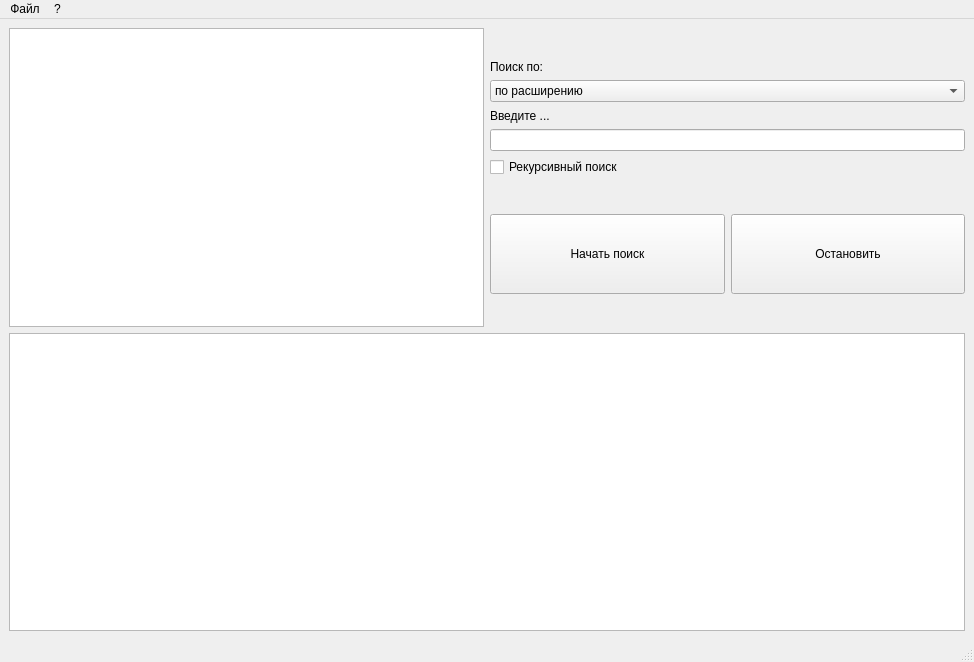
<?xml version="1.0" encoding="UTF-8"?>
<ui version="4.0">
 <class>MainWindow</class>
 <widget class="QMainWindow" name="MainWindow">
  <property name="geometry">
   <rect>
    <x>0</x>
    <y>0</y>
    <width>974</width>
    <height>662</height>
   </rect>
  </property>
  <property name="windowTitle">
   <string>MainWindow</string>
  </property>
  <widget class="QWidget" name="centralwidget">
   <layout class="QVBoxLayout" name="verticalLayout_4">
    <item>
     <layout class="QVBoxLayout" name="verticalLayout_3">
      <item>
       <layout class="QHBoxLayout" name="horizontalLayout_2">
        <item>
         <widget class="QTreeView" name="treeView"/>
        </item>
        <item>
         <layout class="QVBoxLayout" name="verticalLayout_2">
          <item>
           <layout class="QVBoxLayout" name="verticalLayout">
            <item>
             <widget class="QLabel" name="settingSearchLabel">
              <property name="maximumSize">
               <size>
                <width>16777215</width>
                <height>15</height>
               </size>
              </property>
              <property name="text">
               <string>Поиск по:</string>
              </property>
             </widget>
            </item>
            <item>
             <widget class="QComboBox" name="chooseSettingComboBox">
              <item>
               <property name="text">
                <string>по расширению</string>
               </property>
              </item>
              <item>
               <property name="text">
                <string>по бинарным сигнатурам</string>
               </property>
              </item>
              <item>
               <property name="text">
                <string>по строке</string>
               </property>
              </item>
             </widget>
            </item>
            <item>
             <widget class="QLabel" name="entringStringLabel">
              <property name="maximumSize">
               <size>
                <width>16777215</width>
                <height>15</height>
               </size>
              </property>
              <property name="text">
               <string>Введите ...</string>
              </property>
             </widget>
            </item>
            <item>
             <widget class="QLineEdit" name="entringStringlineEdit"/>
            </item>
            <item>
             <widget class="QCheckBox" name="recursionSearchcheckBox">
              <property name="text">
               <string>Рекурсивный поиск</string>
              </property>
             </widget>
            </item>
           </layout>
          </item>
          <item>
           <layout class="QHBoxLayout" name="horizontalLayout">
            <item>
             <widget class="QPushButton" name="startSearchpushButton">
              <property name="minimumSize">
               <size>
                <width>150</width>
                <height>80</height>
               </size>
              </property>
              <property name="maximumSize">
               <size>
                <width>16777215</width>
                <height>80</height>
               </size>
              </property>
              <property name="text">
               <string>Начать поиск</string>
              </property>
             </widget>
            </item>
            <item>
             <widget class="QPushButton" name="stopSearchpushButton">
              <property name="minimumSize">
               <size>
                <width>150</width>
                <height>80</height>
               </size>
              </property>
              <property name="text">
               <string>Остановить</string>
              </property>
             </widget>
            </item>
           </layout>
          </item>
         </layout>
        </item>
       </layout>
      </item>
      <item>
       <widget class="QTableView" name="tableView"/>
      </item>
     </layout>
    </item>
   </layout>
  </widget>
  <widget class="QMenuBar" name="mainMenumenubar">
   <property name="geometry">
    <rect>
     <x>0</x>
     <y>0</y>
     <width>974</width>
     <height>24</height>
    </rect>
   </property>
   <widget class="QMenu" name="file_menu">
    <property name="title">
     <string>Файл</string>
    </property>
    <addaction name="exit_action"/>
   </widget>
   <widget class="QMenu" name="help_menu">
    <property name="title">
     <string>?</string>
    </property>
    <addaction name="about_action"/>
   </widget>
   <addaction name="file_menu"/>
   <addaction name="help_menu"/>
  </widget>
  <widget class="QStatusBar" name="statusbar"/>
  <action name="exit_action">
   <property name="text">
    <string>Выход</string>
   </property>
  </action>
  <action name="about_action">
   <property name="text">
    <string>О программе</string>
   </property>
  </action>
 </widget>
 <resources/>
 <connections/>
</ui>
